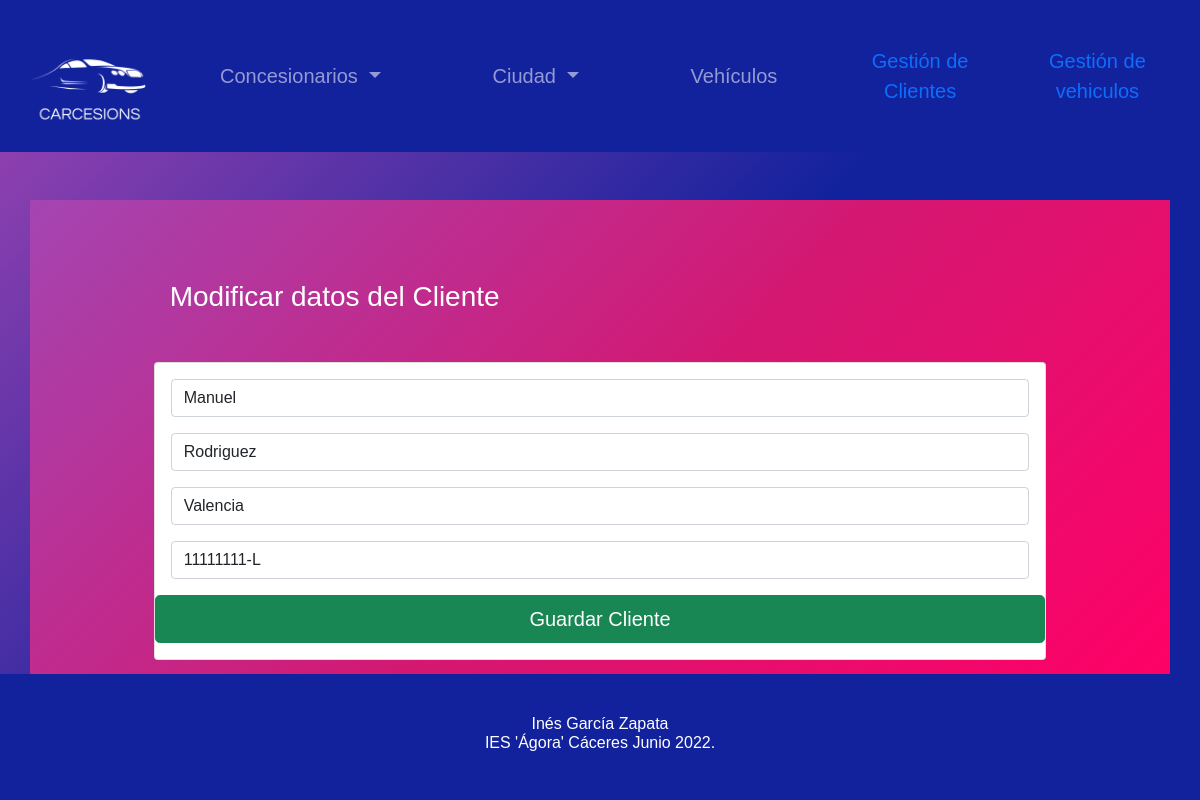
Screenshot of /index.php?c=clientes&a=modificar&id=9 with the database file from the repository.
### tables this page shows
CREATE TABLE IF NOT EXISTS `cliente` (
  `id` int(5) NOT NULL AUTO_INCREMENT,
  `nombre` varchar(20) NOT NULL,
  `apellido` varchar(20) NOT NULL,
  `ciudad` varchar(20) NOT NULL,
  `dni` varchar(10) NOT NULL,
  PRIMARY KEY (`id`)
);

### controlador/Clientes.php (called while the page is built, shortened)
<?php
class ClientesControlador{
    public function __construct()
    {
        require_once 'modelo/ClienteM.php';
        require_once 'modelo/ConcesionarioM.php';
    }
     public function modificar($id)
    {
        $clientes = new ClienteM();
        $concesionarios = new ConcesionarioM();
        $data["concesionarios"] = $concesionarios->get_concesionarios();
        $data["id"] = $id;
        $data["clientes"] = $clientes->get_cliente($id);
        $data["titulo"] = "Gestión de Clientes";
        require_once 'vista/header.php';
        require_once "vista/cliente/modificarCliente.php";
        require_once 'vista/footer.php';
    }
}
?>

### config/db.php (called while the page is built)
<?php
class Conectar{
  public static function conexion(){
    $conexion = mysqli_connect('localhost', 'root', '', 'concesionario');
    return $conexion;
  }
}
?>

### modelo/ConcesionarioM.php (called while the page is built, shortened)
<?php
class ConcesionarioM
{
    private $db;
    private $concesionario;
    public function __construct()
    {
        $this->db = Conectar::conexion();
        $this->concesionario = array();
    }
    public function get_concesionarios()
    {
        $sql = "SELECT * FROM concesionario";
        $resultado = $this->db->query($sql);
        while ($row = $resultado->fetch_assoc()) {
            $this->concesionario[] = $row;
        }
        return $this->concesionario;
        print_r($this->concesionario);
    }
}

### modelo/ClienteM.php (called while the page is built, shortened)
<?php
class ClienteM{
    public function __construct()
    {
        $this->db=Conectar::conexion();
    }
    public function get_cliente($id)
    {
        $sql = "SELECT * FROM cliente WHERE id=$id LIMIT 1";
        $resultado = $this->db->query($sql);
        $row = $resultado->fetch_assoc();
        return $row;
    }
}

### vista/cliente/modificarCliente.php (the view, shortened to what this page needs)
<div class="container mt-5">
    <div class="row">
        <div class="col-md-10 mx-auto">
            <h3 class='mx-3 my-5'>Modificar datos del Cliente</h3>
            <div class="card car-body">
                <form action="index.php?c=clientes&a=actualizar" method="POST">
                    <div class="form-group m-3 ">
                        <input type="text" name="nombre" class="form-control" value="<?php echo $data["clientes"]["nombre"]; ?>" autofocus>
                    </div>
                    <div class="form-group m-3 ">
                        <input type="text" name="apellido" class="form-control" value="<?php echo $data["clientes"]["apellido"]; ?>">
                    </div>
                    <div class="form-group m-3 ">
                        <input type="text" name="ciudad" class="form-control" value="<?php echo $data["clientes"]["ciudad"]; ?>">
                    </div>
                    <div class="form-group m-3 ">
                        <input type="text" name="dni" class="form-control" value="<?php echo $data["clientes"]["dni"]; ?>">
                    </div>
                    <div class="d-grid m-3 mx-auto">
                        <input type="submit" class="btn btn-success btn-lg" value="Guardar Cliente">
                    </div>
                </form>
            </div>
        </div>
    </div>
</div>

### assets/css/estilos.css (style rules this page uses)
.container { padding: 2em; background-image: linear-gradient(-225deg, #A445B2 0%, #D41872 52%, #FF0066 100%); }
h3,h6, span { color: white; }

### rows the page displays
cliente: nombre "Manuel", apellido "Rodriguez", ciudad "Valencia", dni "11111111-L"
